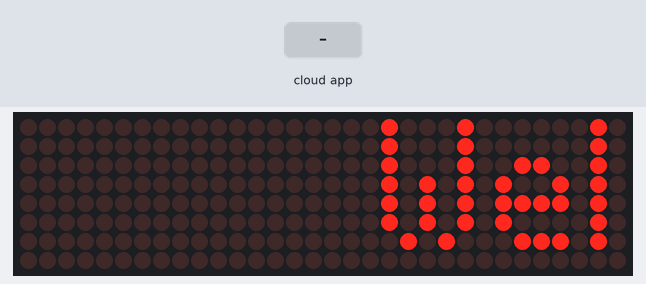
The sketch below on a simulated ESP32. Parts: 32×8 LED matrix. The inputs (shaded band) are chosen by the test bench. WiFi joins after 1.5 s; servers stay silent unless stated; no MQTT or app messages arrive unless stated; what the sketch prints to the serial monitor is not drawn.

Above: at 2.76 s.
2.8 s: the phone or cloud app sets text to 0
At 2.86 s:
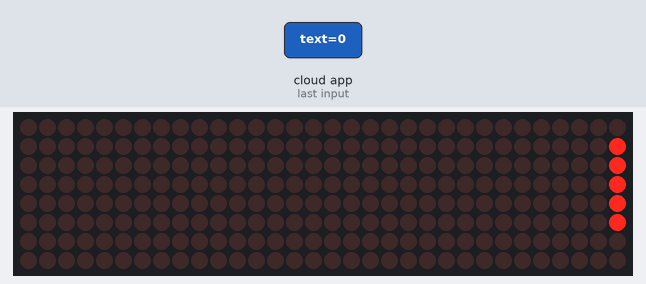
4.6 s: the phone or cloud app sets text to 1
At 4.67 s:
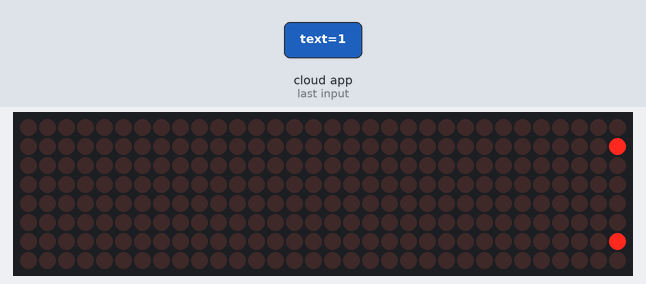

Measured:
- after the input at 2.8 s, the display: changes at once (image 1)

The sketch:

led_matrix_subscribe.ino
```cpp
#include <WiFi.h>
#include <Adafruit_MQTT.h>
#include <Adafruit_MQTT_Client.h>
#include <MD_Parola.h>
#include <MD_MAX72XX.h>
#include <SPI.h>

// ======== LED Matrix Setup =========
#define HARDWARE_TYPE MD_MAX72XX::FC16_HW
#define MAX_DEVICES 4

#define DATA_PIN 23
#define CLK_PIN 18
#define CS_PIN 5

MD_Parola display = MD_Parola(HARDWARE_TYPE, DATA_PIN, CLK_PIN, CS_PIN, MAX_DEVICES);

// ======== WiFi Credentials =========
const char* ssid = "Nam";
const char* password = "0389487155";

// ======== Adafruit IO Setup ========
#define AIO_SERVER      "io.adafruit.com"
#define AIO_SERVERPORT  1883

const char* aio_username = "leexuaanbachs";
const char* aio_key      = "";

// Create WiFi and MQTT clients
WiFiClient client;
Adafruit_MQTT_Client mqtt(&client, AIO_SERVER, AIO_SERVERPORT, aio_username, aio_key);

// Feed to subscribe to
Adafruit_MQTT_Subscribe textFeed = Adafruit_MQTT_Subscribe(&mqtt, "leexuaanbachs/feeds/text");

String scrollText = "Welcome!";
SemaphoreHandle_t textMutex;

void connectToWiFi() {
  Serial.print("Connecting to WiFi...");
  WiFi.begin(ssid, password);
  while (WiFi.status() != WL_CONNECTED) {
    delay(500); Serial.print(".");
  }
  Serial.println(" connected!");
}

void connectToMQTT() {
  while (!mqtt.connected()) {
    Serial.print("Connecting to Adafruit IO...");
    int8_t ret = mqtt.connect();
    if (ret == 0) {
      Serial.println(" connected!");
    } else {
      Serial.print(" failed, retrying in 5 sec. Code: "); Serial.println(ret);
      delay(5000);
    }
  }
}

// ======= Display Task =======
void displayTask(void *parameter) {
  display.begin();
  display.setIntensity(1);
  display.setSpeed(50);
  display.displayClear();

  String currentText = "";

  for (;;) {
    // Copy shared string safely
    xSemaphoreTake(textMutex, portMAX_DELAY);
    String newText = scrollText;
    xSemaphoreGive(textMutex);

    if (newText != currentText) {
      currentText = newText;
      display.displayClear();
      display.displayScroll(currentText.c_str(), PA_LEFT, PA_SCROLL_LEFT, 100);
    }

    if (display.displayAnimate()) {
      // Restart scroll
      display.displayScroll(currentText.c_str(), PA_LEFT, PA_SCROLL_LEFT, 100);
    }

    vTaskDelay(10 / portTICK_PERIOD_MS); // Avoid tight loop
  }
}

void setup() {
  Serial.begin(115200);

  textMutex = xSemaphoreCreateMutex();

  connectToWiFi();
  mqtt.subscribe(&textFeed);

  // Create display task
  xTaskCreatePinnedToCore(
    displayTask,     // Task function
    "LEDDisplay",    // Name
    4096,            // Stack size
    NULL,            // Parameters
    1,               // Priority
    NULL,            // Task handle
    1                // Core 1 (optional)
  );
}

void loop() {
  // Reconnect if needed
  if (WiFi.status() != WL_CONNECTED) {
    connectToWiFi();
  }

  if (!mqtt.connected()) {
    connectToMQTT();
  }

  mqtt.processPackets(10);
  mqtt.ping();

  Adafruit_MQTT_Subscribe *subscription;
  while ((subscription = mqtt.readSubscription(100))) {
    if (subscription == &textFeed) {
      String newMsg = (char *)textFeed.lastread;
      newMsg.trim();
      Serial.print("Received: "); Serial.println(newMsg);

      // Safely update scrollText
      xSemaphoreTake(textMutex, portMAX_DELAY);
      scrollText = newMsg;
      xSemaphoreGive(textMutex);
    }
  }
}
```
